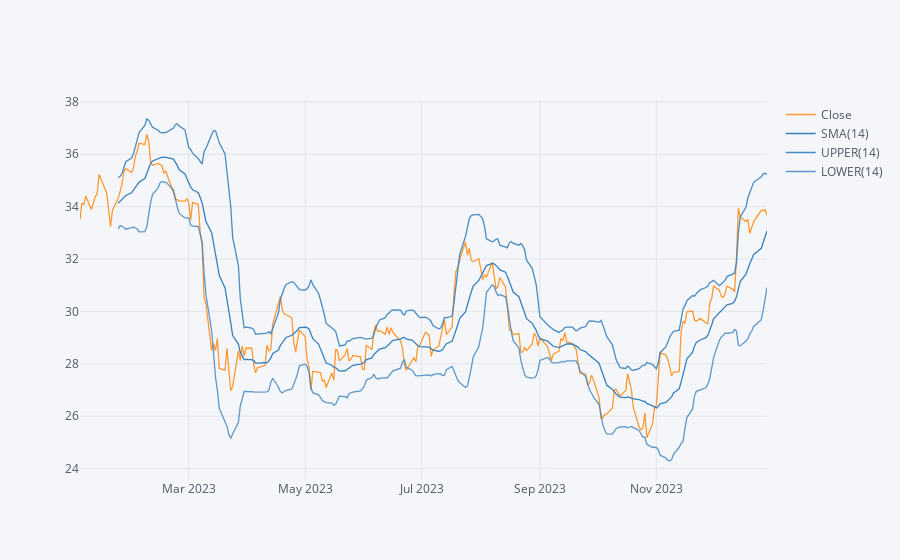

This figure's notebook cell:
### Code cell
# Bollinger Band Plot for Bank of America for the year 2023
BAC['Close'].loc['2023-01-01':'2024-01-01'].ta_plot(study='boll')

### Figure 1 — Plotly figure (JSON) as saved in the notebook; plotly's stock layout.template omitted (floating-point values rounded to 4 significant figures; data arrays with more than 128 entries replaced by an {"elided": "..."} marker saying what was removed)
{"data": [{"line": {"color": "rgba(255, 153, 51, 1.0)", "dash": "solid", "shape": "linear", "width": 1.3}, "mode": "lines", "name": "Close", "text": "", "type": "scatter", "x": {"elided": "250 str values"}, "y": {"elided": "250 float values"}}, {"line": {"color": "rgba(55, 128, 191, 1.0)", "dash": "solid", "shape": "linear", "width": 1.3}, "mode": "lines", "name": "SMA(14)", "text": "", "type": "scatter", "x": {"elided": "250 str values"}, "y": {"elided": "250 mixed values"}}, {"line": {"color": "rgba(55, 128, 191, 0.8999999999999999)", "dash": "solid", "shape": "linear", "width": 1.3}, "mode": "lines", "name": "UPPER(14)", "text": "", "type": "scatter", "x": {"elided": "250 str values"}, "y": {"elided": "250 mixed values"}}, {"line": {"color": "rgba(55, 128, 191, 0.7999999999999998)", "dash": "solid", "shape": "linear", "width": 1.3}, "mode": "lines", "name": "LOWER(14)", "text": "", "type": "scatter", "x": {"elided": "250 str values"}, "y": {"elided": "250 mixed values"}}], "layout": {"autosize": true, "legend": {"bgcolor": "#F5F6F9", "font": {"color": "#4D5663"}}, "paper_bgcolor": "#F5F6F9", "plot_bgcolor": "#F5F6F9", "title": {"font": {"color": "#4D5663"}}, "xaxis": {"autorange": true, "gridcolor": "#E1E5ED", "range": ["2023-01-03", "2023-12-29"], "showgrid": true, "tickfont": {"color": "#4D5663"}, "title": {"font": {"color": "#4D5663"}, "text": ""}, "type": "date", "zerolinecolor": "#E1E5ED"}, "yaxis": {"autorange": true, "gridcolor": "#E1E5ED", "range": [23.56, 38.07], "showgrid": true, "tickfont": {"color": "#4D5663"}, "title": {"font": {"color": "#4D5663"}, "text": ""}, "type": "linear", "zerolinecolor": "#E1E5ED"}}}
